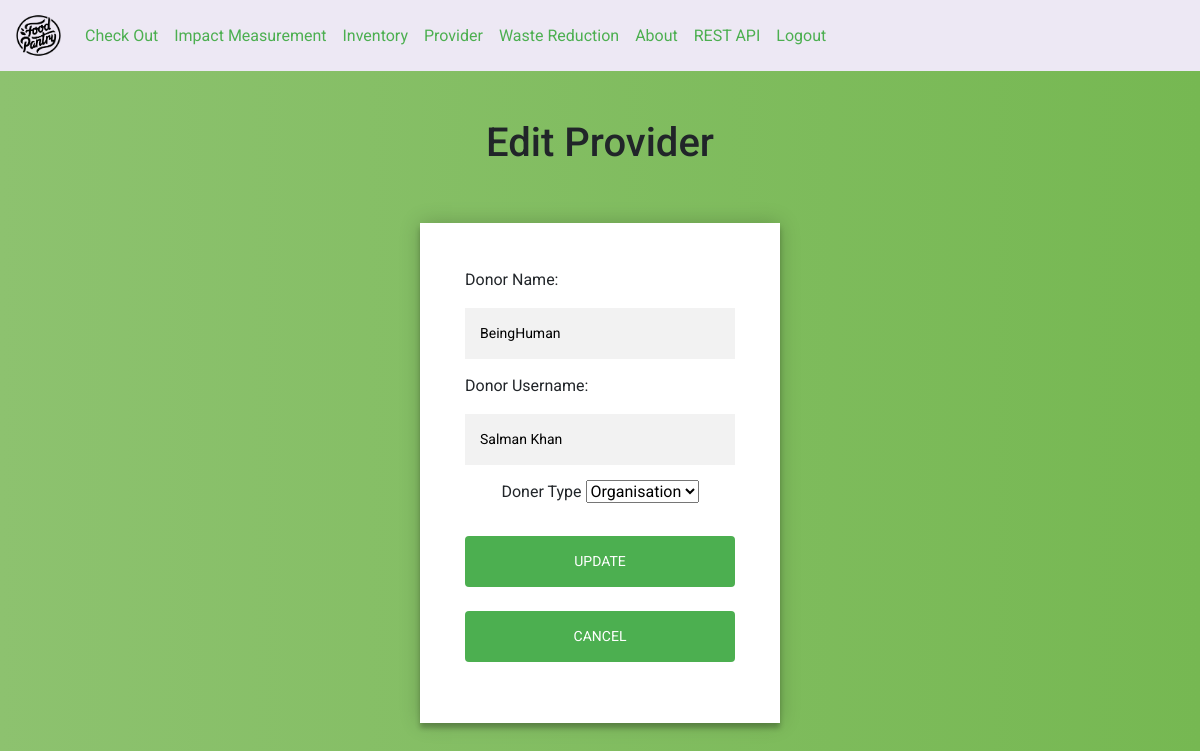
Page /update_pro/BeingHuman/ (signed in) on the committed database.
### provider/models.py (models this page shows)
class provider(models.Model):
    donor_name = models.CharField(max_length=50,primary_key=True )
    user_name = models.CharField(max_length=50, default="User")
    donor_status = models.CharField(max_length=50)
    def __str__(self):
          return self.donor_name

### provider/views.py (the view, shortened to what this page needs)
# urls.py: path('update_pro/<str:pk>/', provider_views.update_pro, name='update_pro'),
@login_required(login_url='/login/')
def update_pro(request, pk):
    donor = provider.objects.get(donor_name=pk)
    print("pk: ", pk)
    print("why1: ", donor)
    initial_dict = {"donor_name":donor.donor_name,"donor_status":donor.donor_status, "user_name": donor.user_name}
    print("initial_dict:", initial_dict)
    form_edit = update_form(initial=initial_dict)
    context = {'form':form_edit}
    return render(request, 'provider/update_pro.html', context)

### provider/forms.py
class update_form(forms.Form):
    donor_name = forms.CharField(widget=forms.TextInput(attrs={'readonly': 'readonly'}))
    user_name = forms.CharField(widget=forms.TextInput(attrs={'placeholder': 'Provider Name'}))
    CHS = [('Individual', 'Individual'), ('Organisation', 'Organisation')]
    donor_status = forms.CharField(widget=forms.Select(attrs={'style':'display:inline;'},choices=CHS))

### templates/provider/update_pro.html (shortened to what this page needs)
<html>
<head>
  {% include "dashboard/shared_links.html" %}
</head>
<body>
  {% include "dashboard/navigation_bar.html" %}
<br><br>
<h1>Edit Provider</h1><br>
<br>
<div class="form">
    <div class = "login-form">
      <form method="POST" action="">
        <p style="text-align: left;">Donor Name:</p>
  {{form.donor_name}}
  <p style="text-align: left;">Donor Username:</p>
  {{form.user_name}}
  <label>Doner Type</label>
  {{form.donor_status}}
        <br><br>
        <button type="submit" class="btn btn-primary" name = "Edit_Task">Update</button>
                <a href="/provider/">
                  <br><br>
          <button type="button" class="btn btn-primary" value="Cancel" name = "Cancel">Cancel</button>
      </form>
    </div>
  </div>
</body>
</html>

### static/CSS/common.css (style rules this page uses)
.form { position: relative; z-index: 1; background: #FFFFFF; max-width: 360px; margin: 0 auto 100px; padding: 45px; text-align: center; box-shadow: 0 0 20px 0 rgba(0, 0, 0, 0.2), 0 5px 5px 0 rgba(0, 0, 0, 0.24); }
.form input { font-family: "Roboto", sans-serif; outline: 0; background: #f2f2f2; width: 100%; border: 0; margin: 0 0 15px; padding: 15px; box-sizing: border-box; font-size: 14px; }
.form button { font-family: "Roboto", sans-serif; text-transform: uppercase; outline: 0; background: #4CAF50; width: 100%; border: 0; padding: 15px; color: #FFFFFF; font-size: 14px; -webkit-transition: all 0.3 ease; transition: all 0.3 ease; cursor: pointer; }
h1 { text-align: center; }
body { background: white; background: -webkit-linear-gradient(right, #76b852, #8DC26F); background: -moz-linear-gradient(right, #76b852, #8DC26F); background: -o-linear-gradient(right, #76b852, #8DC26F); background: linear-gradient(to left, #76b852, #8DC26F); font-family: "Roboto", sans-serif; -webkit-font-smoothing: antialiased; -moz-osx-font-smoothing: grayscale; }

### rows in the picture
provider: donor_name "BeingHuman", user_name "Salman Khan", donor_status "Organisation"
